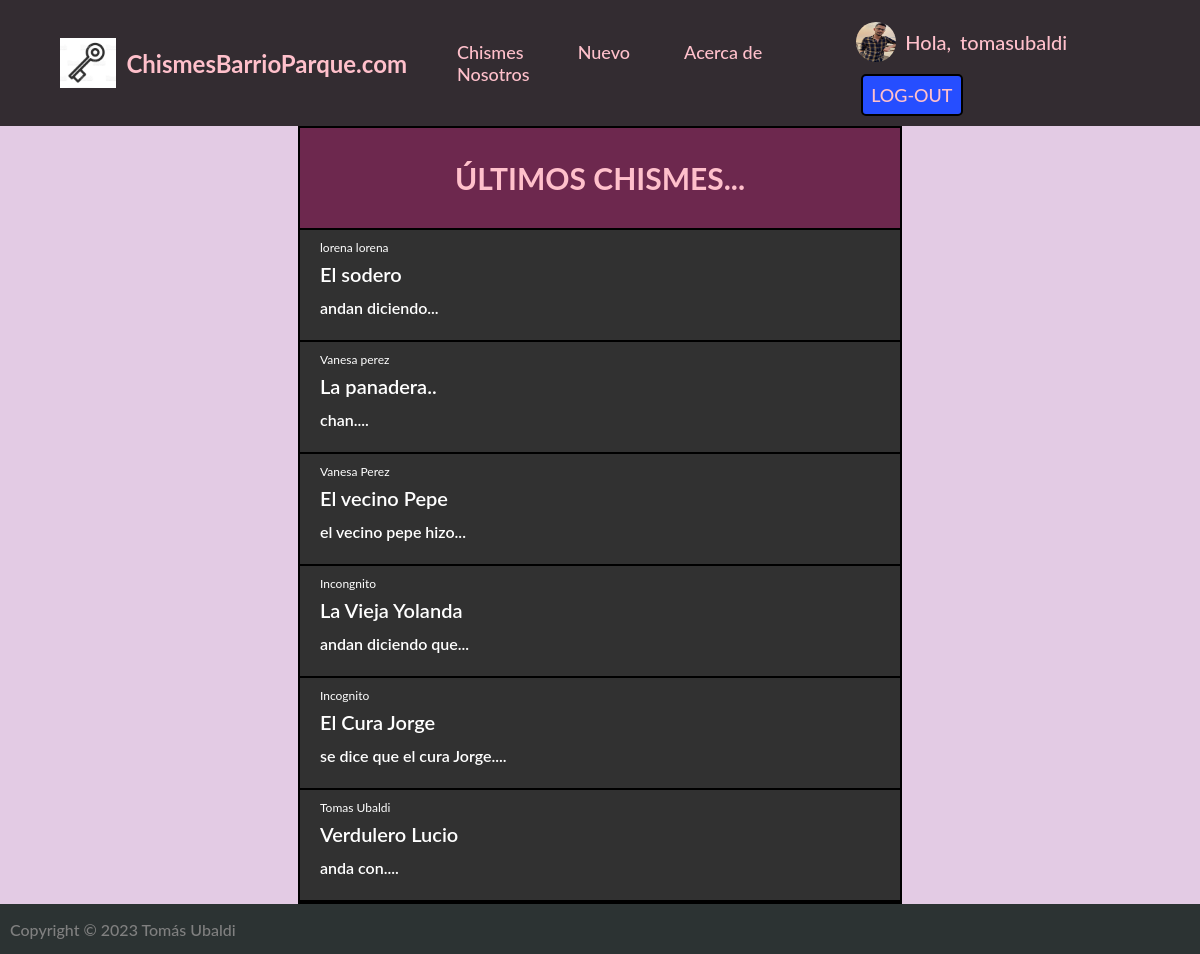
The app's page / (signed in) with its own data.
### app2/models.py (models this page shows, shortened)
class Avatar(models.Model):
    user = models.OneToOneField(User, on_delete=models.CASCADE)
    imagen = models.ImageField(upload_to='avatares', null=True, blank=True)

### app1/models.py (models this page shows, shortened)
class Blog(models.Model):
    titulo = models.CharField(max_length=100)
    subtitulo=models.CharField(max_length=300)
    cuerpo=models.TextField()
    autor=models.CharField(max_length=50)
    fecha=models.DateField(auto_now_add=True)
    imagen=models.ImageField(upload_to="blog_imgs", null=True, blank=True)

### app1/views.py (the view)
# urls.py: path('', home, name="HOME" ),
def home(request):
    info=Blog.objects.all()
    contexto={
        "blogs": info[::-1],
    }
    return render(request, "index.html", context=contexto)

### templates/index.html (shortened to what this page needs)
<!DOCTYPE html>
<html lang="es">
<head>
    {% load static %}
    <link href="{% static 'main.css' %}" rel="stylesheet" type="text/css">
</head>
<body>
    <header>
        <a href="{% url 'HOME' %}" class="logo">
            <img src="{% static 'img/logo_chismeblog.png' %}" alt="logo">
            <h2 class="nombre-pag"> ChismesBarrioParque.com </h2>
        </a>
        <nav>
            {% if user.is_authenticated  %}
                <a href="{% url 'BLOGS' %}" class="nav-link">Chismes</a>
                <a href="{% url 'CREATION_BLOG' %}" class="nav-link">Nuevo</a>
                <a href="{% url 'ABOUT_ME' %}" class="nav-link">Acerca de Nosotros</a>
            {% else %}
                <a href="{% url 'LOGIN' %}" class="nav-link"> LOGIN</a>
                <a href="{% url 'REGISTER' %}" class="nav-link"> REGISTER</a>
            {% endif %}
        </nav>
        {% if user.is_authenticated %}
            <div class="inblock">
                {% if user.avatar.imagen.url  %}
                    <img src="{{user.avatar.imagen.url }}" alt="user" style="height: 40px; width: 40px; border-radius: 80%;">
                {% else %}
                    <img src="{% static 'img/non_profile.jpg' %}" alt="user" style="height: 40px; width: 40px; border-radius: 80%;">
                {% endif %}
                <p>Hola, </p>
                <a href="{% url 'PROFILE' %}" class="user">{{user}}</a>
                <a href="{% url 'LOGOUT' %}" class="btn" style="font-size: 18px;"> LOG-OUT</a>
            </div>
        {% endif %}
    </header>
    {% block content %}
        <div class="flex">
            <div class="index">
                <h4 style="margin:0px;"> Últimos chismes...</h4>
                {% if blogs %}
                        {% for blog in blogs %}
                            <div class="index-items">
                                <p class="autor-items">{{blog.autor}}</p>
                                {% if user.is_authenticated  %}
                                    <a href="{% url 'LEER_MAS' blog.id %}">{{blog.titulo}}</a>
                                {% else %}
                                    <a href="{% url 'LOGIN' %}">{{blog.titulo}}</a>
                                {% endif %}
                                <p class="subtitulo">{{blog.subtitulo}}</p>
                            </div>
                        {% endfor %}
                {% else %}
                    <div class="no-hay-blogs" style="border-bottom: 0px;">
                        <p>No hay chismes recientes :/</p>
                    </div>
                {% endif %}
            </div>
        </div>
    {% endblock %}
    <footer>
        <a class="footer-texto">
            <p> Copyright © 2023 Tomás Ubaldi </p>
        </a>
    </footer>
</body>
</html>

### app1/static/main.css (style rules this page uses)
body { font-family: "Lato", -apple-system, BlinkMacSystemFont, "Segoe UI", Roboto, "Helvetica Neue", Arial, sans-serif, "Apple Color Emoji", "Segoe UI Emoji", "Segoe UI Symbol", "Noto Color Emoji"; margin:0; background-color: #e3cbe4; }
a { text-decoration: none; color: pink; }
header { display: flex; min-height: 50px; background-color: #332c31; justify-content: space-between; align-items: center; padding: 10px; }
.nombre-pag { margin-right: 50px; }
.logo { display: flex; align-items: center; }
.logo img { height: 50px; margin-right: 10px; margin-left: 50px; }
nav a { font-weight: 500; padding-right: 50px; font-size: 18px; }
.inblock img, .inblock a, .inblock p { display: inline-block; vertical-align: middle; font-weight: 500; font-size: 18px; }
.inblock a { margin-right: 20px; font-size: 20px; margin-left: 5px; }
.inblock p { font-size: 20px; margin-left: 5px; color: pink; }
.btn { font-weight: 600; background-color: rgb(38, 78, 255); padding: 8px; text-align: center; border-radius: 5px; font-size: 10px; border: 2px solid black; cursor: pointer; }
.index { background-color: rgb(49, 49, 49); min-height: 720px; height: 100%; width: 50%; text-align: center; margin-top: 0px; border-left: 2px solid black; border-right: 2px solid black; border-bottom: 2px solid black; }
.index h4 { height: 100px; line-height: 100px; background-color: #6d284e; color: pink; text-transform: uppercase; font-size: 30px; border-top: 2px solid black; border-bottom: 2px solid black; }
.index-items { height: 100px; background-color: rgb(49, 49, 49); width: 100%; border-bottom: 2px solid black; text-align: left; padding-top:10px; }
.index-items a { margin-left: 20px; color: white; font-size: 20px; font-weight: 600; }
.subtitulo { color: white; margin: 0; margin-top: 12px; margin-left: 20px; font-weight: 600; }
.autor-items { color: white; font-size: 12px; margin: 0; margin-left: 20px; margin-bottom: 7px; }
footer { display: flex; height: 30px; background-color: #2C3333; justify-content: space-between; align-items: center; padding: 10px; }
.footer-texto { display: flex; align-items: center; color: grey; font-weight: 500; }
.footer-texto p { margin:0; }
.flex { display: flex; align-items: center; text-align: center; justify-content: center; }

### records on screen
Blog: autor "lorena lorena", titulo "El sodero", subtitulo "andan diciendo..."
Blog: autor "Vanesa perez", titulo "La panadera..", subtitulo "chan...."
Blog: autor "Vanesa Perez", titulo "El vecino Pepe", subtitulo "el vecino pepe hizo..."
Blog: autor "Incongnito", titulo "La Vieja Yolanda", subtitulo "andan diciendo que..."
Blog: autor "Incognito", titulo "El Cura Jorge", subtitulo "se dice que el cura Jorge...."
Blog: autor "Tomas Ubaldi", titulo "Verdulero Lucio", subtitulo "anda con...."

### other values on screen
{{ user }} "tomasubaldi"
